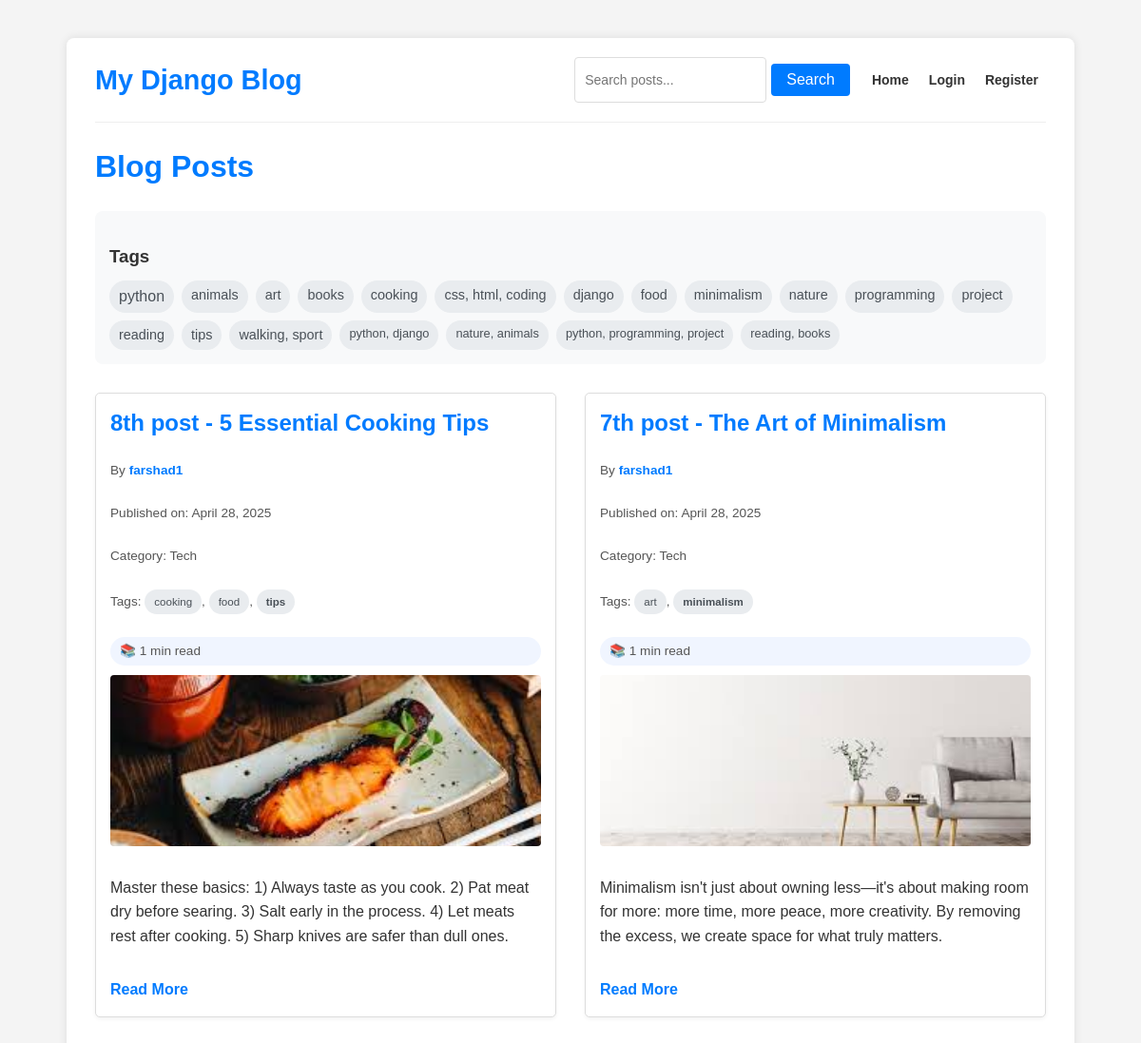
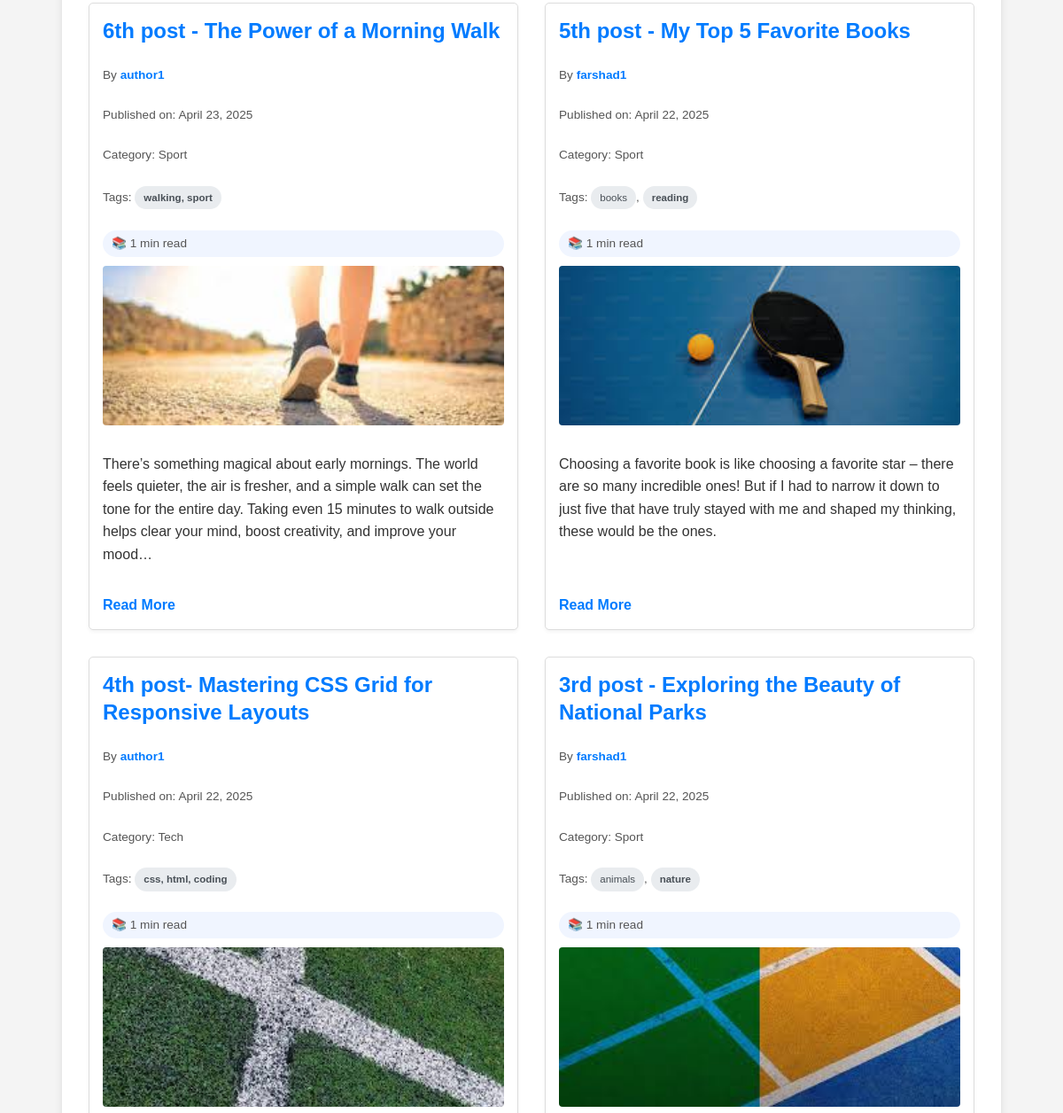
Before: / (upper part) with the older database file (2 pictures, top to bottom).
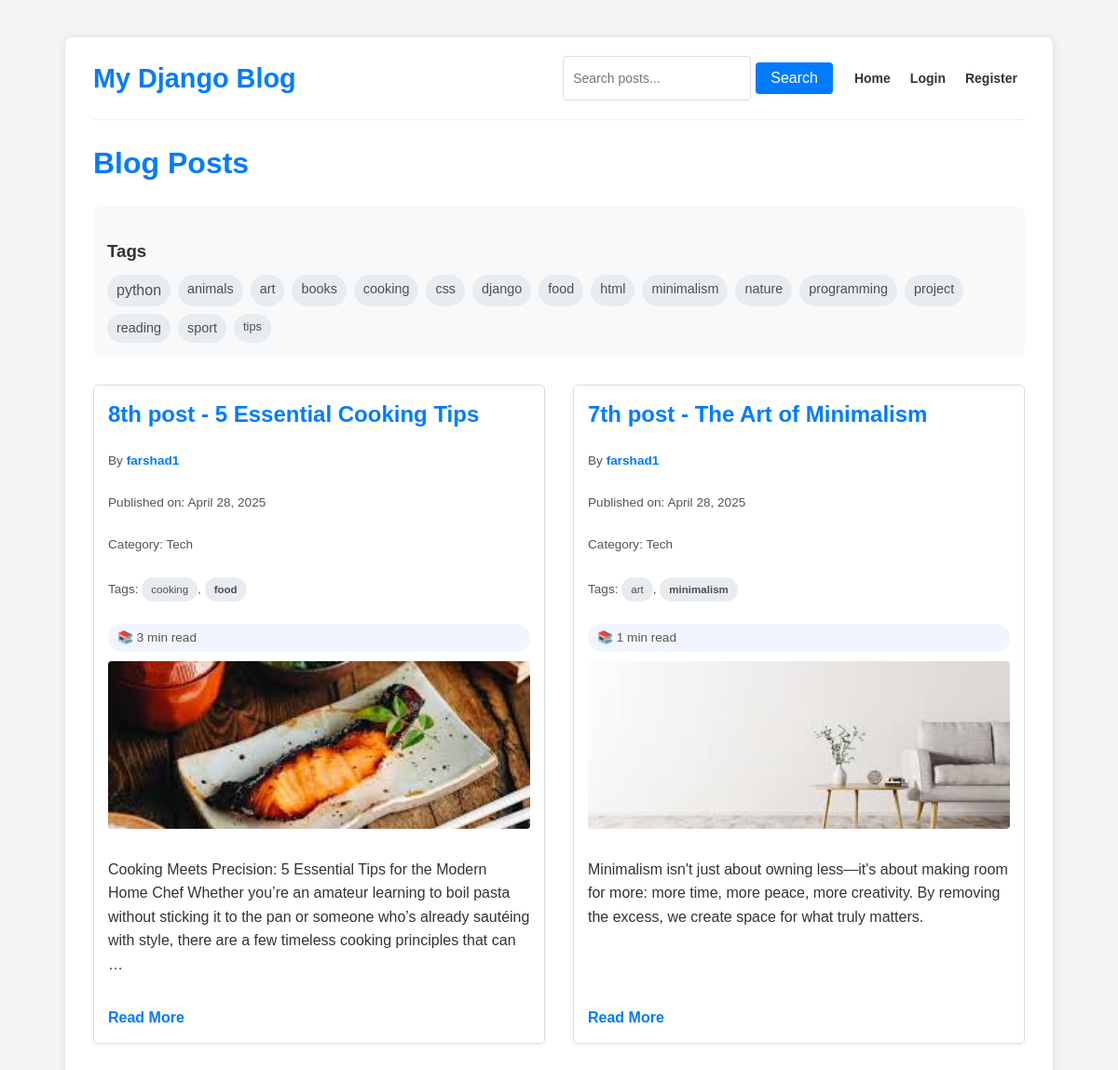
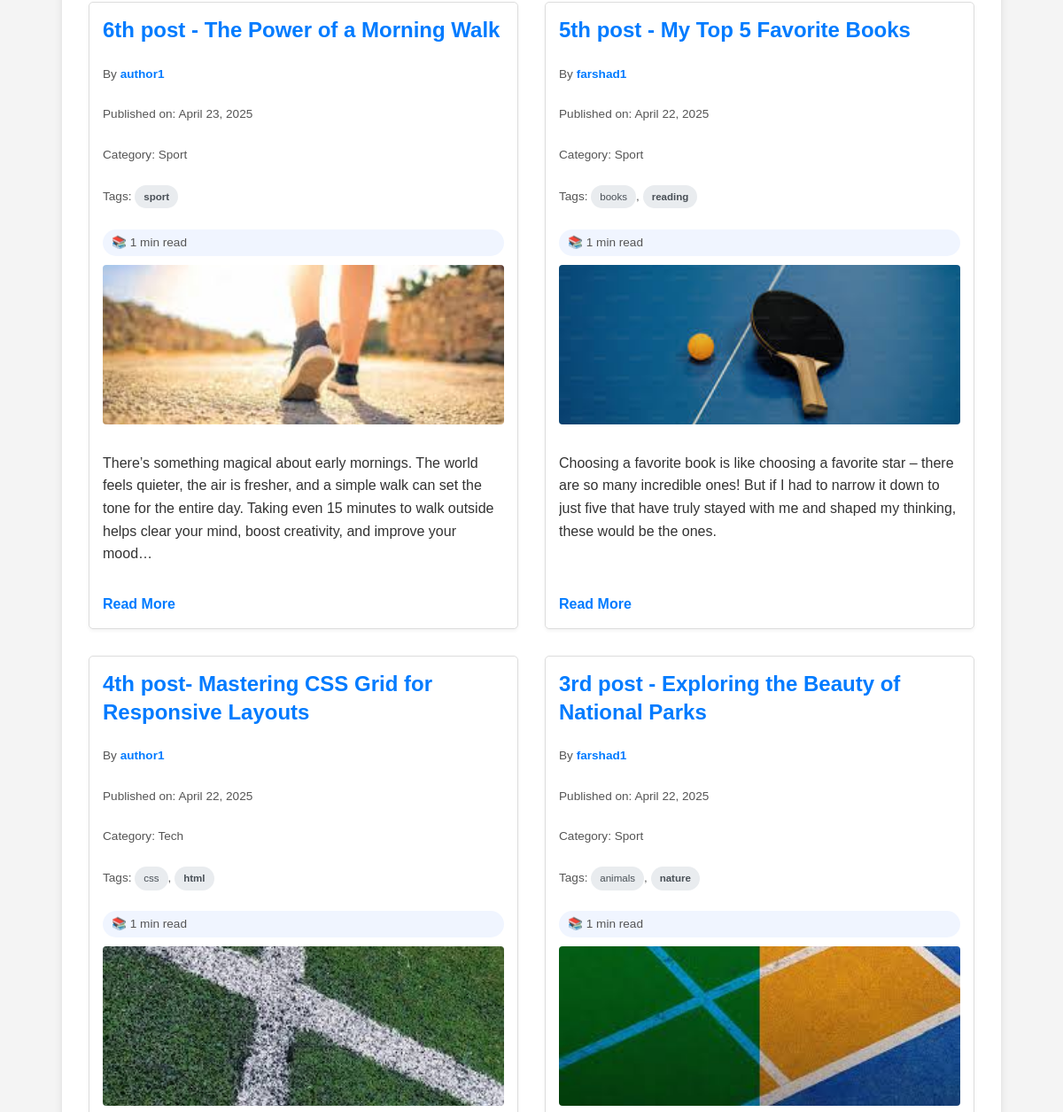
After: the same page with the newer database file (2 pictures, top to bottom).
### blog/models.py (models this page shows, shortened)
class Tag(models.Model):
    name = models.CharField(max_length=50, unique=True)
    slug = models.SlugField(max_length=50, unique=True)
    class Meta:
        ordering = ['name']

class Post(models.Model):
    title = models.CharField(max_length=200)
    content = models.TextField()
    pub_date = models.DateTimeField(default=timezone.now)
    category = models.ForeignKey(Category, on_delete=models.SET_NULL, null=True, blank=True)
    image = models.ImageField(upload_to='blog_images/', blank=True, null=True)
    author = models.ForeignKey(User, on_delete=models.CASCADE, related_name='blog_posts', null=True)
    tags = models.ManyToManyField(Tag, blank=True, related_name='posts')
    class Meta:
        ordering = ['-pub_date']
    @property
    def image_url(self):
        if self.image and hasattr(self.image, 'url'):
            return self.image.url
        return None # Or a default image URL
    def get_reading_time(self):
        word_count = len(self.content.split())
        reading_time_min = round(word_count / 200)
        if reading_time_min < 1:
            reading_time_min = 1
        return reading_time_min

class Category(models.Model):
    name = models.CharField(max_length=100, unique=True)
    class Meta:
        verbose_name_plural = "Categories"

### blog/views.py (the view)
# urls.py: path('', views.post_list, name='post_list'),
def post_list(request):
    posts_list = Post.objects.all()
    tags = Tag.objects.annotate(
        num_posts=Count('posts')  # Use Count directly, not models.Count
    ).order_by('-num_posts')[:20]  # Limit to top 20 tags
    paginator = Paginator(posts_list, 6)
    page = request.GET.get('page')
    try:
        posts = paginator.page(page)
    except PageNotAnInteger:
        posts = paginator.page(1)
    except EmptyPage:
        posts = paginator.page(paginator.num_pages)
    context = {
        'posts': posts,
        'tags': tags
    }
    return render(request, 'blog/post_list.html', context)

### templates/blog/post_list.html (shortened to what this page needs)
{% extends 'blog/base.html' %}
{% block content %}
<h1>Blog Posts</h1>
{% if tags %}
<div class="tag-cloud">
    <h3>Tags</h3>
    <div class="tags">
        {% for tag in tags %}
            <a href="{% url 'tag_posts' tag.slug %}" class="tag tag-size-{{ tag.posts.count|default:0|add:1 }}">{{ tag.name }}</a>
        {% endfor %}
    </div>
</div>
{% endif %}
<div class="posts-grid">
    <ul>
        {% for post in posts %}
        <li>
            <h2><a href="{% url 'post_detail' post.id %}">{{ post.title }}</a></h2>
            {% if post.author %}
                <p class="post-meta">By <a href="{% url 'author_profile' post.author.username %}">{{ post.author.username }}</a></p>
            {% endif %}
            <p class="post-meta">Published on: {{ post.pub_date|date:"F j, Y" }}</p>
            {% if post.category %}
                <p class="post-meta">Category: {{ post.category.name }}</p>
            {% endif %}
            {% if post.tags.all %}
                <p class="post-meta">
                    Tags:
                    {% for tag in post.tags.all %}
                        <a href="{% url 'tag_posts' tag.slug %}" class="tag">{{ tag.name }}</a>{% if not forloop.last %}, {% endif %}
                    {% endfor %}
                </p>
            {% endif %}
            <p class="post-meta reading-time">📚 {{ post.get_reading_time }} min read</p>
            {% if post.image %}
                <img src="{{ post.image_url }}" alt="{{ post.title }}" class="post-image">
            {% endif %}
            <div class="post-content">
                <p>{{ post.content|truncatechars:250 }}</p>
            </div>
            <a href="{% url 'post_detail' post.id %}">Read More</a>
        </li>
        {% empty %}
        <li>No blog posts found.</li>
        {% endfor %}
    </ul>
</div>
{% endblock %}

### templates/blog/base.html (shortened to what this page needs)
{% load static %}
<!DOCTYPE html>
<html lang="en">
<head>
    <link rel="stylesheet" href="{% static 'css/style.css' %}">
</head>
<body>
    <div class="container">
        <header>
            <div class="header-left">
                <h1 class="site-title"><a href="{% url 'post_list' %}">My Django Blog</a></h1>
            </div>
            <div class="header-right">
                <div class="search-box">
                    <form method="get" action="{% url 'search_posts' %}" class="search-form">
                        <input type="text" name="query" placeholder="Search posts..." class="search-input">
                        <button type="submit" class="search-btn">Search</button>
                    </form>
                </div>
                <nav class="main-nav">
                    <ul>
                        <li><a href="{% url 'post_list' %}">Home</a></li>
                        {% if user.is_authenticated %}
                            <li><a href="{% url 'create_post' %}">New Post</a></li>
                            <li><a href="{% url 'profile' %}">Profile</a></li>
                            <li><a href="{% url 'logout' %}">Logout</a></li>
                        {% else %}
                            <li><a href="{% url 'login' %}">Login</a></li>
                            <li><a href="{% url 'register' %}">Register</a></li>
                        {% endif %}
                    </ul>
                </nav>
            </div>
        </header>
        <main>
            {% block content %}{% endblock %}
        </main>
    </div>
</body>
</html>

### static/css/style.css (style rules this page uses)
body { font-family: 'Arial', sans-serif; line-height: 1.6; margin: 0; padding: 20px; background-color: #f4f4f4; color: #333; }
.container { max-width: 1000px; margin: 20px auto; background: #fff; padding: 20px 30px; box-shadow: 0 0 10px rgba(0, 0, 0, 0.1); border-radius: 8px; }
header { display: flex; justify-content: space-between; align-items: center; padding-bottom: 20px; margin-bottom: 20px; border-bottom: 1px solid #eee; flex-wrap: nowrap; }
.header-left { flex-shrink: 0; }
.header-right { display: flex; align-items: center; justify-content: flex-end; flex-grow: 1; gap: 15px; }
.site-title { margin: 0; font-size: 1.8rem; white-space: nowrap; }
.site-title a { color: #007bff; text-decoration: none; }
.search-box { flex-shrink: 1; max-width: 300px; }
.search-form { display: flex; align-items: center; }
.search-input { padding: 6px 10px; border: 1px solid #ddd; border-radius: 4px; width: 180px; font-size: 14px; height: 34px; margin-right: 5px; }
.search-btn { background-color: #007bff; color: white; border: none; padding: 6px 12px; border-radius: 4px; cursor: pointer; height: 34px; font-size: 14px; }
.main-nav { flex-shrink: 0; }
.main-nav ul { display: flex; list-style: none; padding: 0; margin: 0; gap: 5px; }
.main-nav li { margin: 0; }
.main-nav a { text-decoration: none; color: #333; font-weight: bold; padding: 5px 8px; border-radius: 4px; white-space: nowrap; font-size: 14px; display: block; }
h1, h2, h3 { color: #333; margin-bottom: 10px; }
h1 { color: #007bff; }
a { color: #007bff; text-decoration: none; }
input, textarea, select { width: 100%; padding: 8px; border: 1px solid #ddd; border-radius: 4px; font-size: 16px; }
.btn, button[type="submit"] { display: inline-block; padding: 8px 16px; background-color: #007bff; color: white; border: none; border-radius: 4px; cursor: pointer; font-size: 16px; text-decoration: none; transition: background-color 0.3s ease; }
.posts-grid { display: grid; grid-template-columns: 1fr 1fr; gap: 30px; margin-top: 20px; }
.posts-grid ul { list-style: none; padding: 0; margin: 0; display: contents; }
.posts-grid li { border: 1px solid #ddd; padding: 15px; margin-bottom: 0; border-radius: 5px; background-color: #fff; box-shadow: 0 2px 4px rgba(0, 0, 0, 0.05); display: flex; flex-direction: column; justify-content: space-between; transition: transform 0.3s ease, box-shadow 0.3s ease; }
.posts-grid li:last-child { border-bottom: 1px solid #ddd; margin-bottom: 0; padding-bottom: 15px; }
.posts-grid li h2 { margin-top: 0; margin-bottom: 10px; line-height: 1.3; }
.posts-grid li .post-meta { margin-bottom: 10px; font-size: 0.85em; color: #555; }
.posts-grid li .post-image { width: 100%; height: 180px; object-fit: cover; margin-bottom: 15px; border-radius: 4px; display: block; }
.posts-grid li .post-content { margin-top: 0; margin-bottom: 15px; flex-grow: 1; overflow: hidden; text-overflow: ellipsis; }
.posts-grid li a:last-child { display: inline-block; margin-top: auto; font-weight: bold; }
.tag-cloud { margin: 20px 0 30px; padding: 15px; background-color: #f8f9fa; border-radius: 8px; }
.tags { display: flex; flex-wrap: wrap; gap: 8px; }
.tag { display: inline-block; background-color: #e9ecef; color: #495057; padding: 4px 10px; border-radius: 20px; font-size: 0.85em; transition: all 0.2s ease; text-decoration: none; }
.tag-size-1 { font-size: 0.8em; }
.tag-size-2 { font-size: 0.9em; }
.tag-size-3 { font-size: 1em; }
.reading-time { display: inline-flex; align-items: center; background-color: #f0f5ff; color: #0056b3; padding: 4px 10px; border-radius: 20px; font-size: 0.85em; margin-bottom: 15px; font-weight: 500; }
.reading-time:before { margin-right: 5px; }

Changed rows visible on the page:
removed Tag: name "css, html, coding"
removed Tag: name "walking, sport"
removed Tag: name "python, django", shown under "Tags"
removed Tag: name "nature, animals", shown under "Tags"
removed Tag: name "python, programming, project", shown under "Tags"
removed Tag: name "reading, books", shown under "Tags"
added Tag: name "css"
shown differently, row unchanged: Tag "food": no longer shows ","
added Tag: name "html"
added Tag: name "sport"
changed Post "8th post - 5 Essential Cooking Tips": get_reading_time "1" → "3"; content "Master these basics: 1) Always taste as you cook. 2) Pat meat dry before searing. 3) Salt early in the process. 4) Let meats rest after cooking. 5) Sharp knives are safer than dull ones." → "Cooking Meets Precision: 5 Essential Tips for the Modern Home Chef Whether you’re an amateur learning to boil pasta without sticking it to the pan or someone who’s already sautéing with style, there are a few timeless cooking principles that can …"; loses Tag (name "tips")
